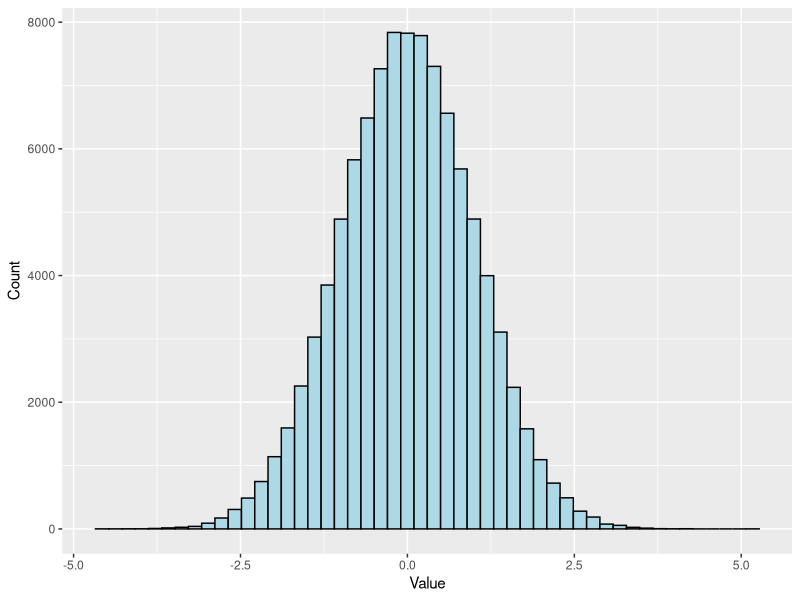
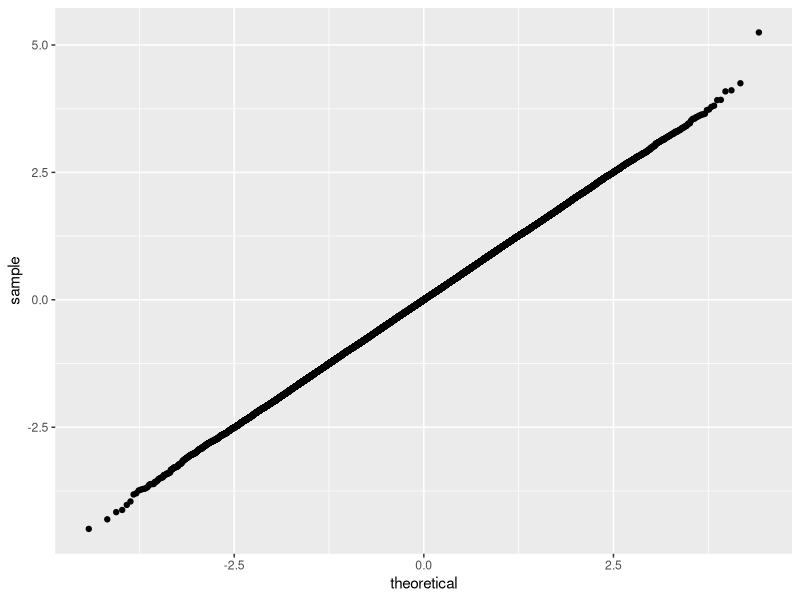
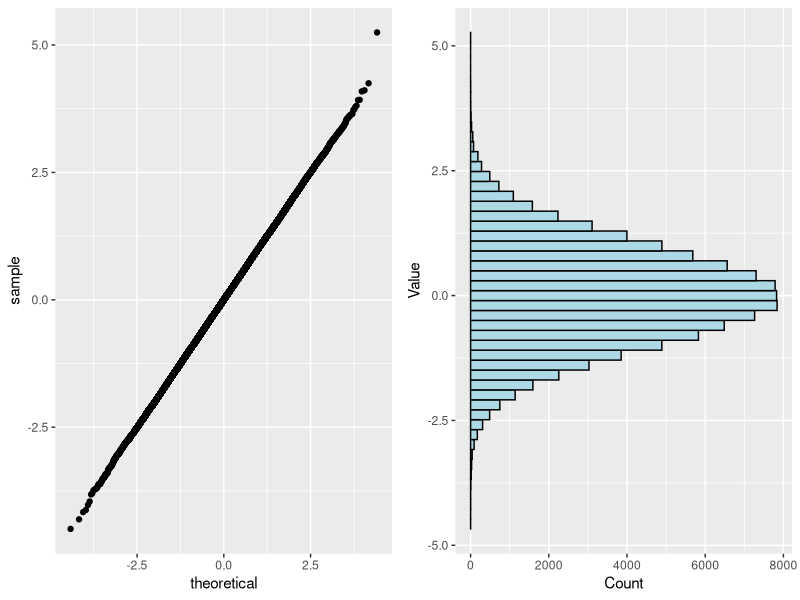
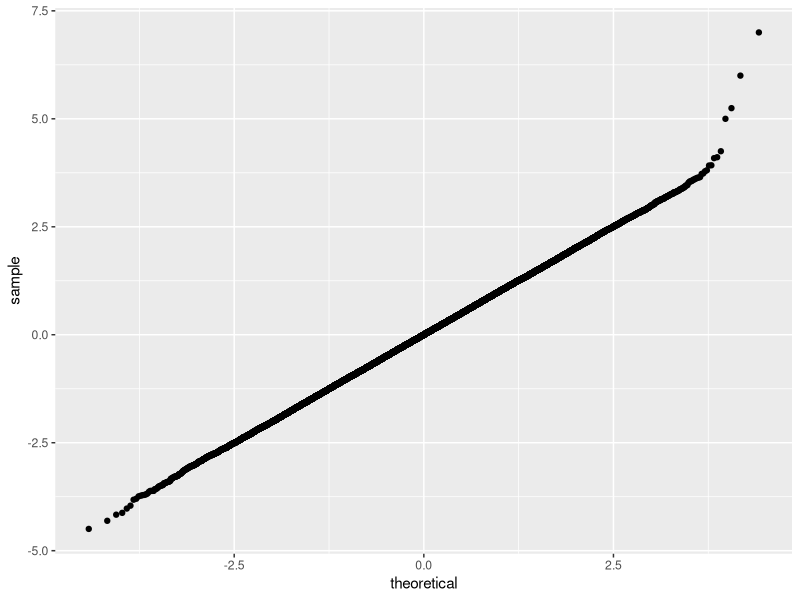
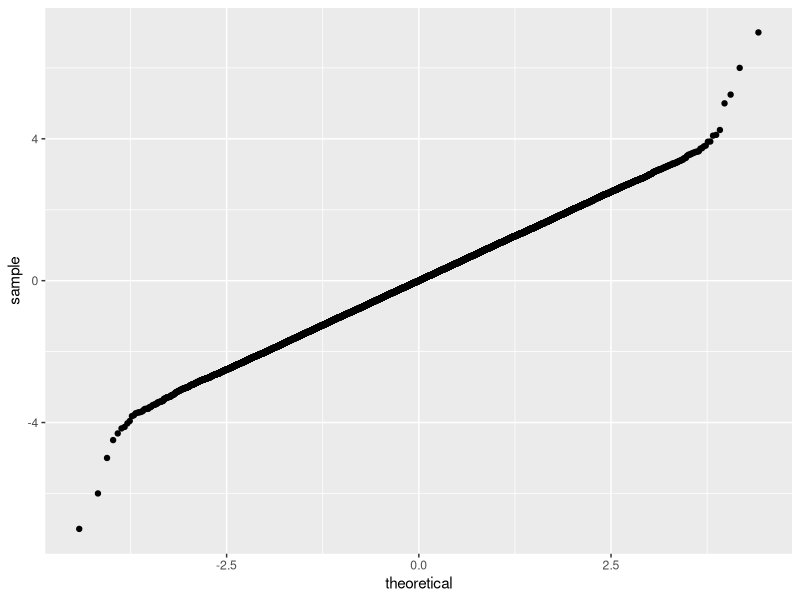
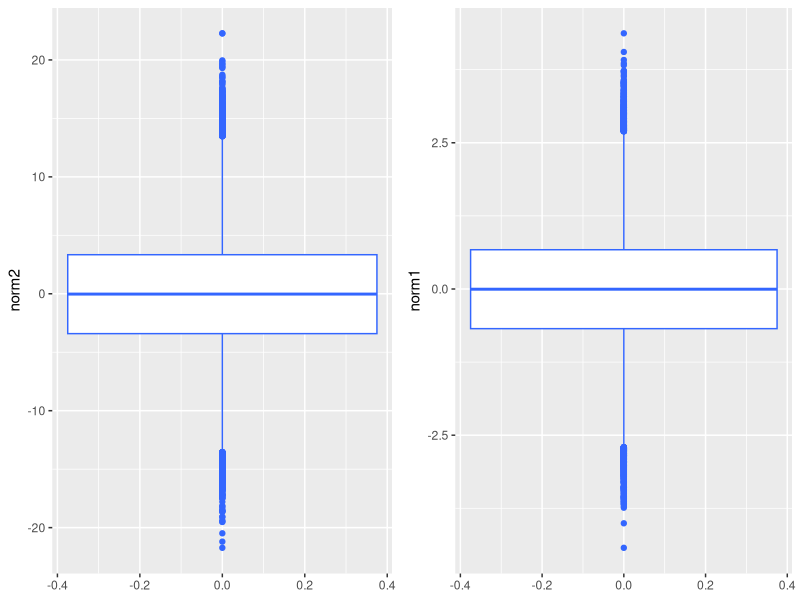

Source code (R) for these figures, in order:
## ---- chunk 1
knitr::opts_chunk$set(echo = TRUE)
rm(list=ls())
library(ggplot2)
## ---- chunk 2
# Let's create a population from a normal distribution. 
set.seed(123)
population<-rnorm(10000,mean=25,sd=3)
sample<-sample(population, 10, replace = FALSE)
sample
mean(population)
mean(sample)
varPopulation= (sum((population-mean(population))^2))/length(population)
varPopulation
#Let's see how sample size changes the results
for(sampleSize in c(10,20,30,90)){
  sample<-sample(population, sampleSize, replace = FALSE)
  varN= (sum((sample-mean(sample))^2))/(sampleSize-1)
  message(sampleSize," data points sampled,  mean is ",mean(sample)," var is ",varN)
}

#Impact of n-1 on the variance estimate
sampleSize=10
#scenario 1: no correction
variances1<-c()
for(samplingRate in 1:1000) {
  sample<-sample(population, sampleSize, replace = FALSE)
  varN= (sum((sample-mean(sample))^2))/sampleSize
  variances1<-cbind(variances1,varN)
}
#scenario 2: n-1 correction
variances2<-c()
for(samplingRate in 1:1000) {
  sample<-sample(population, sampleSize, replace = FALSE)
  varN= (sum((sample-mean(sample))^2))/(sampleSize-1)
  variances2<-cbind(variances2,varN)
}
#scenario 3: n-2 correction
variances3<-c()
for(samplingRate in 1:1000) {
  sample<-sample(population, sampleSize, replace = FALSE)
  varN= (sum((sample-mean(sample))^2))/(sampleSize-2)
  variances3<-cbind(variances3,varN)
}
message("Mean estimated variances are n:",mean(variances1), " n-1:", mean(variances2)," n-2:",mean(variances3))
## ---- chunk 3
norm <- rnorm(100000)
norm<-cbind.data.frame(norm,1:length(norm))
colnames(norm)<-c("val","index")

plot2<-ggplot(norm, aes(x=val)) +geom_histogram(bins=50,color="black", fill="lightblue")+
      labs(x="Value", y = "Count")
print(plot2)
probPlot<-ggplot(norm, aes(sample=val))+stat_qq()
print(probPlot)
require(gridExtra)
grid.arrange(probPlot, plot2+coord_flip(), ncol=2)
## ---- chunk 4
norm<-rbind(norm,c(5,length((norm))))
norm<-rbind(norm,c(6,length((norm)))) 
norm<-rbind(norm,c(7,length((norm))))
probPlot<-ggplot(norm, aes(sample=val))+stat_qq()
print(probPlot)
## ---- chunk 5
norm<-rbind(norm,c(-5,length((norm))))
norm<-rbind(norm,c(-6,length((norm)))) 
norm<-rbind(norm,c(-7,length((norm))))
probPlot<-ggplot(norm, aes(sample=val))+stat_qq()
print(probPlot)
## ---- chunk 6
norm <- rnorm(100000,mean=0,sd=1)
norm<-cbind.data.frame(norm,1:length(norm))
colnames(norm)<-c("norm1","index")
norm2<-rnorm(nrow(norm),mean=0,sd=5)
norm<-cbind(norm,norm2)
plot3<-ggplot(norm,aes(y=norm1))+geom_boxplot(fill = "white", colour = "#3366FF")
plot4<-ggplot(norm,aes(y=norm2))+geom_boxplot(fill = "white", colour = "#3366FF")
grid.arrange(plot4, plot3, ncol=2)
 
